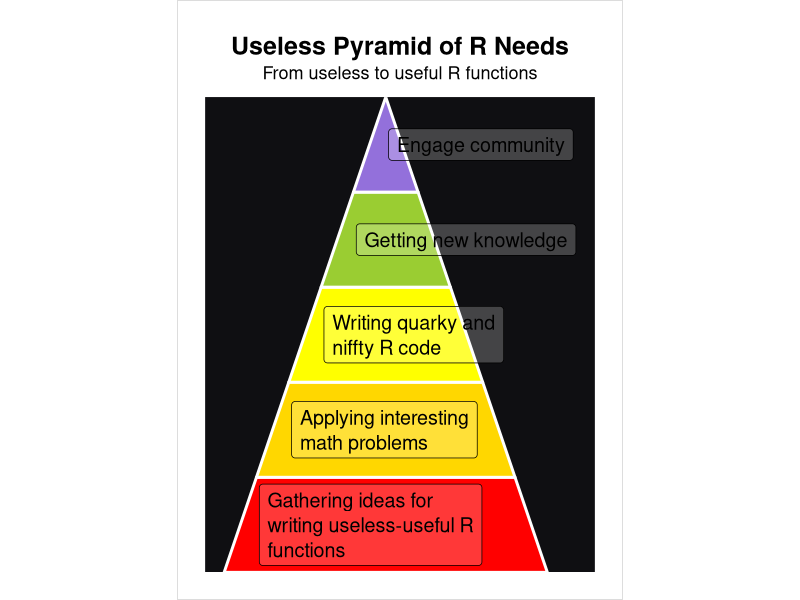

Recreate this plot in R.
##########################################
# 
# Useless Pyramid of R needs
# Adopted by Maslow's hierarchy of needs
# Version 2
#
# Series:
# Little Useless-useful R functions #81
# Created: November  1, 2025
# Author: Tomaz Kastrun
# Blog: tomaztsql.wordpress.com
# V.2.0

###########################################

library(ggplot2)
library(grid)

useless_needs_pyramid <- function(
    levels  = c("L1","L2","L3","L4","L5"),
    palette = c("#8e24aa","#3f51b5","#2196f3","#4caf50","#fbc02d")
) {

  tiers <- 5
  H  <- tiers * 1.0   
  BW <- 3.4            

  w_at <- function(y) (BW/2) * (1 - y / H)
  y_breaks <- seq(0, H, length.out = tiers + 1)
  poly_list <- lapply(seq_len(tiers), function(i) {
    ymin <- y_breaks[i]
    ymax <- y_breaks[i + 1]
    wt   <- w_at(ymax)
    wb   <- w_at(ymin)
    data.frame(
      tier = i,
      x = c(-wt, wt, wb, -wb),
      y = c(ymax, ymax, ymin, ymin)
    )
  })
  poly_df <- do.call(rbind, poly_list)

  # ToDO: Add delimiters for text!
  lab_df <- data.frame(
    tier  = seq_len(tiers),
    ymin  = y_breaks[-(tiers + 1)],
    ymax  = y_breaks[-1]
  )
  
  lab_df$y_mid <- (lab_df$ymin + lab_df$ymax) / 2
  lab_df$w_mid <- w_at(lab_df$y_mid)
  lab_df$label <- rev(levels)                
  lab_df$fill  <- palette
  lab_df$label_x <- -lab_df$w_mid + 0.2
  

  # wrap long labels
  wrap_width = 25
  wrap_fun <- function(s, w) paste(strwrap(s, width = w), collapse = "\n")
  lab_df$label_wrapped <- vapply(lab_df$label, wrap_fun, character(1), w = wrap_width)
  

  add_alpha <- function(col, alpha) {
    rgb <- grDevices::col2rgb(col, TRUE)/255
    grDevices::rgb(rgb[1], rgb[2], rgb[3], alpha = alpha)
  }
  
  poly_df <- merge(poly_df, transform(lab_df, tier = tier, fill = fill), by = "tier", sort = FALSE)
  
  p <- ggplot() +
    geom_polygon(
      data = poly_df,
      aes(x = x, y = y, group = tier, fill = I(fill)),
      color = "white", linewidth = 1
    ) +

    geom_label(
      data = lab_df,
      aes(x = label_x, y = y_mid, label = label_wrapped),
      hjust = 0, vjust = 0.5,
      fill = add_alpha("white", 0.22),
      label.padding = unit(6, "pt"),
      size = 5,
      lineheight = 1.05,
      color = "black"
    ) +
    coord_equal(
      xlim = c(-BW/2 - 0.2, BW/2 + 0.5), ylim = c(0, H),
      expand = FALSE
    ) +
    labs( title    = "Useless Pyramid of R Needs",
          subtitle = "From useless to useful R functions",
      x = NULL, y = NULL) +
    theme_void(base_size = 13) +
    theme(
      plot.title    = element_text(face = "bold", size = 18, hjust = 0.5),
      plot.subtitle = element_text(margin = margin(t = 4, b = 10), hjust = 0.5),
      panel.background = element_rect(fill = "#0f0f12", color = NA),
      plot.background  = element_rect(colour = "gray", fill = NA),
      plot.margin = margin(20, 20, 20, 20)
    )
  
  print(p)
}

useless_needs_pyramid(
  levels = c(
    "Engage \ncommunity",
    "Getting new knowledge",
    "Writing quarky and niffty R code",
    "Applying interesting math problems",
    "Gathering ideas for writing useless-useful R functions"
  ),
  palette = c("red","gold","yellow","yellowgreen","mediumpurple")
)
